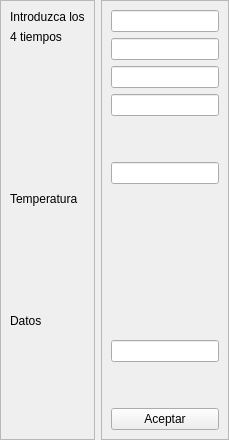
               <widget class="QWidget" name="page_rutina3">
                <property name="maximumSize">
                 <size>
                  <width>16777215</width>
                  <height>16777215</height>
                 </size>
                </property>
                <layout class="QHBoxLayout" name="horizontalLayout_6">
                 <property name="leftMargin">
                  <number>0</number>
                 </property>
                 <property name="topMargin">
                  <number>0</number>
                 </property>
                 <property name="rightMargin">
                  <number>0</number>
                 </property>
                 <property name="bottomMargin">
                  <number>0</number>
                 </property>
                 <item>
                  <widget class="QFrame" name="frame_11">
                   <property name="frameShape">
                    <enum>QFrame::StyledPanel</enum>
                   </property>
                   <property name="frameShadow">
                    <enum>QFrame::Raised</enum>
                   </property>
                   <layout class="QVBoxLayout" name="verticalLayout_37">
                    <item>
                     <widget class="QLabel" name="label_40">
                      <property name="text">
                       <string>Introduzca los</string>
                      </property>
                     </widget>
                    </item>
                    <item>
                     <widget class="QLabel" name="label_41">
                      <property name="text">
                       <string>4 tiempos</string>
                      </property>
                     </widget>
                    </item>
                    <item>
                     <spacer name="verticalSpacer_11">
                      <property name="orientation">
                       <enum>Qt::Vertical</enum>
                      </property>
                      <property name="sizeHint" stdset="0">
                       <size>
                        <width>20</width>
                        <height>142</height>
                       </size>
                      </property>
                     </spacer>
                    </item>
                    <item>
                     <widget class="QLabel" name="label_42">
                      <property name="text">
                       <string>Temperatura</string>
                      </property>
                     </widget>
                    </item>
                    <item>
                     <spacer name="verticalSpacer_12">
                      <property name="orientation">
                       <enum>Qt::Vertical</enum>
                      </property>
                      <property name="sizeHint" stdset="0">
                       <size>
                        <width>20</width>
                        <height>40</height>
                       </size>
                      </property>
                     </spacer>
                    </item>
                    <item>
                     <widget class="QLabel" name="label_43">
                      <property name="text">
                       <string>Datos</string>
                      </property>
                     </widget>
                    </item>
                    <item>
                     <spacer name="verticalSpacer_14">
                      <property name="orientation">
                       <enum>Qt::Vertical</enum>
                      </property>
                      <property name="sizeHint" stdset="0">
                       <size>
                        <width>20</width>
                        <height>40</height>
                       </size>
                      </property>
                     </spacer>
                    </item>
                   </layout>
                  </widget>
                 </item>
                 <item>
                  <widget class="QFrame" name="frame_12">
                   <property name="maximumSize">
                    <size>
                     <width>177</width>
                     <height>16777215</height>
                    </size>
                   </property>
                   <property name="frameShape">
                    <enum>QFrame::StyledPanel</enum>
                   </property>
                   <property name="frameShadow">
                    <enum>QFrame::Raised</enum>
                   </property>
                   <layout class="QVBoxLayout" name="verticalLayout">
                    <item>
                     <widget class="QLineEdit" name="chevront1"/>
                    </item>
                    <item>
                     <widget class="QLineEdit" name="chevront2"/>
                    </item>
                    <item>
                     <widget class="QLineEdit" name="chevront3"/>
                    </item>
                    <item>
                     <widget class="QLineEdit" name="chevront4"/>
                    </item>
                    <item>
                     <spacer name="verticalSpacer_10">
                      <property name="orientation">
                       <enum>Qt::Vertical</enum>
                      </property>
                      <property name="sizeHint" stdset="0">
                       <size>
                        <width>20</width>
                        <height>40</height>
                       </size>
                      </property>
                     </spacer>
                    </item>
                    <item>
                     <widget class="QLineEdit" name="temprutina_3"/>
                    </item>
                    <item>
                     <spacer name="verticalSpacer_13">
                      <property name="orientation">
                       <enum>Qt::Vertical</enum>
                      </property>
                      <property name="sizeType">
                       <enum>QSizePolicy::Fixed</enum>
                      </property>
                      <property name="sizeHint" stdset="0">
                       <size>
                        <width>20</width>
                        <height>150</height>
                       </size>
                      </property>
                     </spacer>
                    </item>
                    <item>
                     <widget class="QLineEdit" name="lineEdit_29"/>
                    </item>
                    <item>
                     <spacer name="verticalSpacer_15">
                      <property name="orientation">
                       <enum>Qt::Vertical</enum>
                      </property>
                      <property name="sizeHint" stdset="0">
                       <size>
                        <width>20</width>
                        <height>40</height>
                       </size>
                      </property>
                     </spacer>
                    </item>
                    <item>
                     <widget class="QPushButton" name="bt_aceptar_R3">
                      <property name="text">
                       <string>Aceptar</string>
                      </property>
                     </widget>
                    </item>
                   </layout>
                  </widget>
                 </item>
                </layout>
               </widget>
